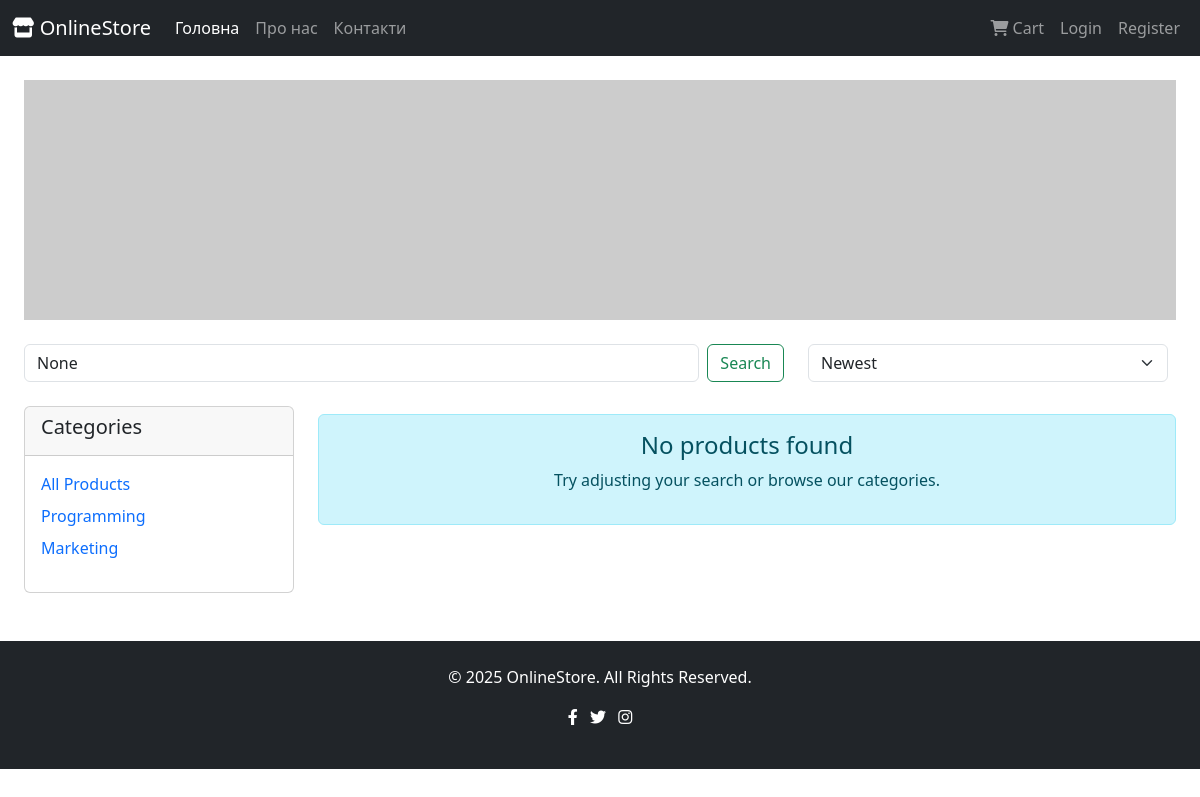
The app's page /?category=11, older data.
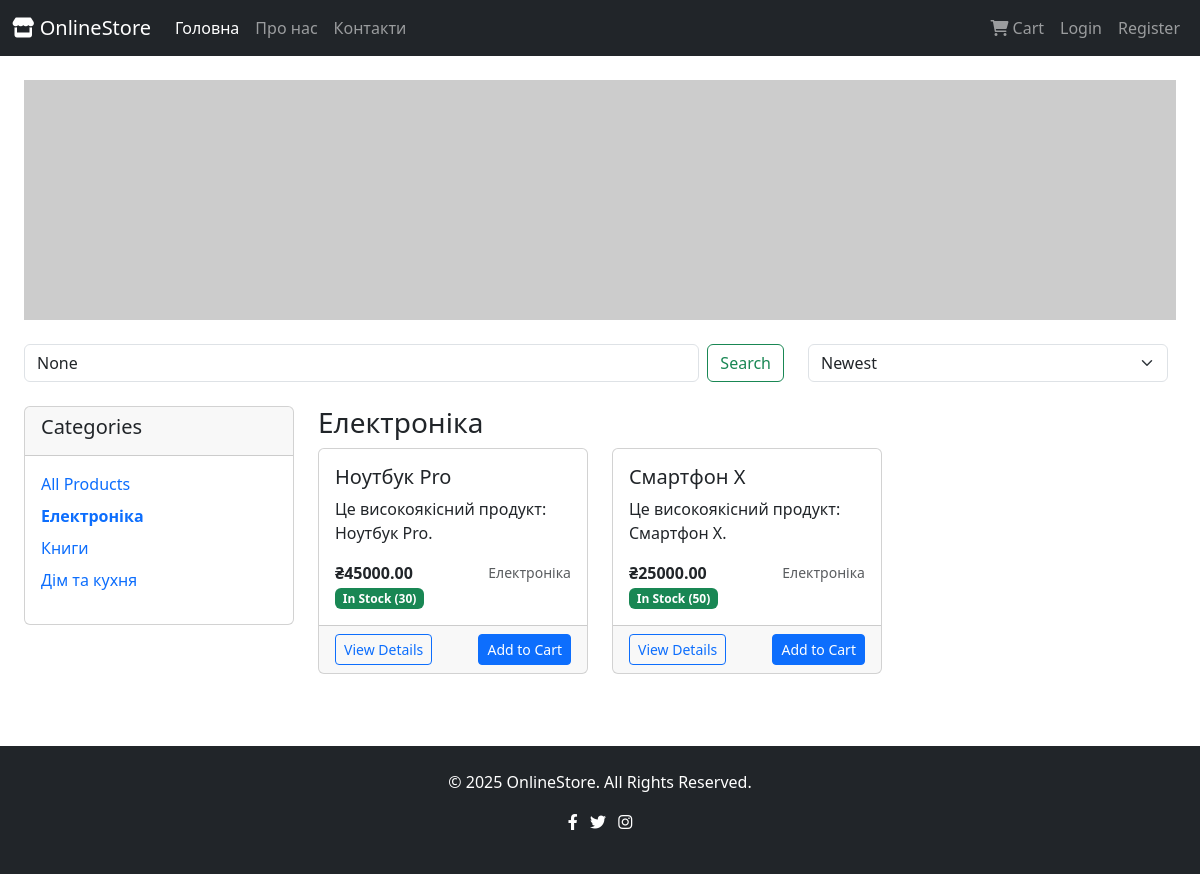
The same page, newer data.
### shop/models.py (models this page shows, shortened)
class Category(models.Model):
    title = models.CharField(max_length=255)
    description = models.TextField(blank=True)
    image = models.ImageField(upload_to='categories/', blank=True, null=True)
    created_at = models.DateTimeField(default=timezone.now)
    class Meta:
        verbose_name_plural = "Categories"

class Product(models.Model):
    title = models.CharField(max_length=300)
    description = models.TextField()
    price = models.DecimalField(max_digits=10, decimal_places=2)
    discount_price = models.DecimalField(max_digits=10, decimal_places=2, blank=True, null=True)
    stock_quantity = models.IntegerField(default=0)
    image = models.ImageField(upload_to='products/')
    category = models.ForeignKey(Category, on_delete=models.CASCADE)
    is_active = models.BooleanField(default=True)
    featured = models.BooleanField(default=False)
    weight = models.DecimalField(max_digits=5, decimal_places=2, blank=True, null=True)
    dimensions = models.CharField(max_length=100, blank=True)
    created_at = models.DateTimeField(default=timezone.now)
    updated_at = models.DateTimeField(auto_now=True)
    @property
    def is_on_sale(self):
        return self.discount_price is not None
    @property
    def in_stock(self):
        return self.stock_quantity > 0

### shop/views.py (the view)
# urls.py: path('', include(api.urls), name='index')
def index(request):
    products = Product.objects.filter(is_active=True)
    categories = Category.objects.all()
    category_id = request.GET.get('category')
    if category_id:
        products = products.filter(category_id=category_id)
    search_query = request.GET.get('search')
    if search_query:
        products = products.filter(
            Q(title__icontains=search_query) |
            Q(description__icontains=search_query)
        )
    sort_by = request.GET.get('sort', 'created_at')
    if sort_by == 'price_low':
        products = products.order_by('price')
    elif sort_by == 'price_high':
        products = products.order_by('-price')
    elif sort_by == 'name':
        products = products.order_by('title')
    else:
        products = products.order_by('-created_at')
    paginator = Paginator(products, 12)
    page_number = request.GET.get('page')
    page_obj = paginator.get_page(page_number)
    featured_products = Product.objects.filter(featured=True, is_active=True)[:4]
    context = {
        'page_obj': page_obj,
        'categories': categories,
        'featured_products': featured_products,
        'current_category': category_id,
        'search_query': search_query,
        'sort_by': sort_by,
    }
    return render(request, 'shop/products.html', context)

### templates/shop/products.html (shortened to what the changed rows need)
{% extends 'base.html' %}
{% block content %}
<div class="container-fluid">
    <div class="row">
        <div class="col-md-3">
            <div class="card">
                <div class="card-body">
                    <ul class="list-unstyled">
                        {% for category in categories %}
                        <li class="mt-2">
                            <a href="?category={{ category.id }}" class="text-decoration-none {% if current_category == category.id|stringformat:'s' %}fw-bold{% endif %}">
                                {{ category.title }}
                            </a>
                        </li>
                        {% endfor %}
                    </ul>
                </div>
            </div>
        </div>
        <div class="col-md-9">
            <div class="row">
                <div class="col-12">
                    <h3>
                        {% if search_query %}
                            Search Results for "{{ search_query }}"
                        {% elif current_category %}
                            {% for category in categories %}
                                {% if category.id|stringformat:'s' == current_category %}
                                    {{ category.title }}
                                {% endif %}
                            {% endfor %}
                        {% else %}
                            All Products
                        {% endif %}
                    </h3>
                </div>
            </div>
            <div class="row">
                {% for product in page_obj %}
                <div class="col-md-4 mb-4">
                    <div class="card h-100">
                        <div class="card-body d-flex flex-column">
                            <h5 class="card-title">{{ product.title|truncatechars:40 }}</h5>
                            <p class="card-text">{{ product.description|truncatechars:100 }}</p>
                            <div class="mt-auto">
                                <div class="d-flex justify-content-between align-items-center">
                                    <div>
                                        {% if product.is_on_sale %}
                                        <span class="text-muted text-decoration-line-through">₴{{ product.price }}</span>
                                        <span class="text-danger fw-bold">₴{{ product.discount_price }}</span>
                                        {% else %}
                                        <span class="fw-bold">₴{{ product.price }}</span>
                                        {% endif %}
                                    </div>
                                    <small class="text-muted">{{ product.category.title }}</small>
                                </div>
                                {% if not product.in_stock %}
                                <span class="badge bg-danger">Out of Stock</span>
                                {% else %}
                                <span class="badge bg-success">In Stock ({{ product.stock_quantity }})</span>
                                {% endif %}
                            </div>
                        </div>
                        <div class="card-footer">
                            <div class="d-flex justify-content-between">
                                <a href="{% url 'shop:product_detail' product.id %}" class="btn btn-outline-primary btn-sm">View Details</a>
                                {% if product.in_stock %}
                                <form method="post" action="{% url 'shop:add_to_cart' product.id %}" class="d-inline">
                                    <button type="submit" class="btn btn-primary btn-sm">Add to Cart</button>
                                </form>
                                {% endif %}
                            </div>
                        </div>
                    </div>
                </div>
                {% empty %}
                <div class="col-12">
                    <div class="alert alert-info text-center">
                        <h4>No products found</h4>
                        <p>Try adjusting your search or browse our categories.</p>
                    </div>
                </div>
                {% endfor %}
            </div>
        </div>
    </div>
</div>
{% endblock %}

Row changes from the older to the newer data that the page shows:
removed Category: title "Programming", shown under "Categories"
removed Category: title "Marketing", shown under "Categories"
added Category: title "Електроніка"
added Category: title "Книги", shown under "Categories"
added Category: title "Дім та кухня", shown under "Categories"
added Product: title "Ноутбук Pro", description "Це високоякісний продукт: Ноутбук Pro.", price "45000.00", category "Електроніка", stock_quantity "30", shows "Add to Cart"
added Product: title "Смартфон X", description "Це високоякісний продукт: Смартфон X.", price "25000.00", category "Електроніка", stock_quantity "50", shows "Add to Cart"
Text that changed along with them:
text no longer shown: "No products found Try adjusting your search or browse our categories."
